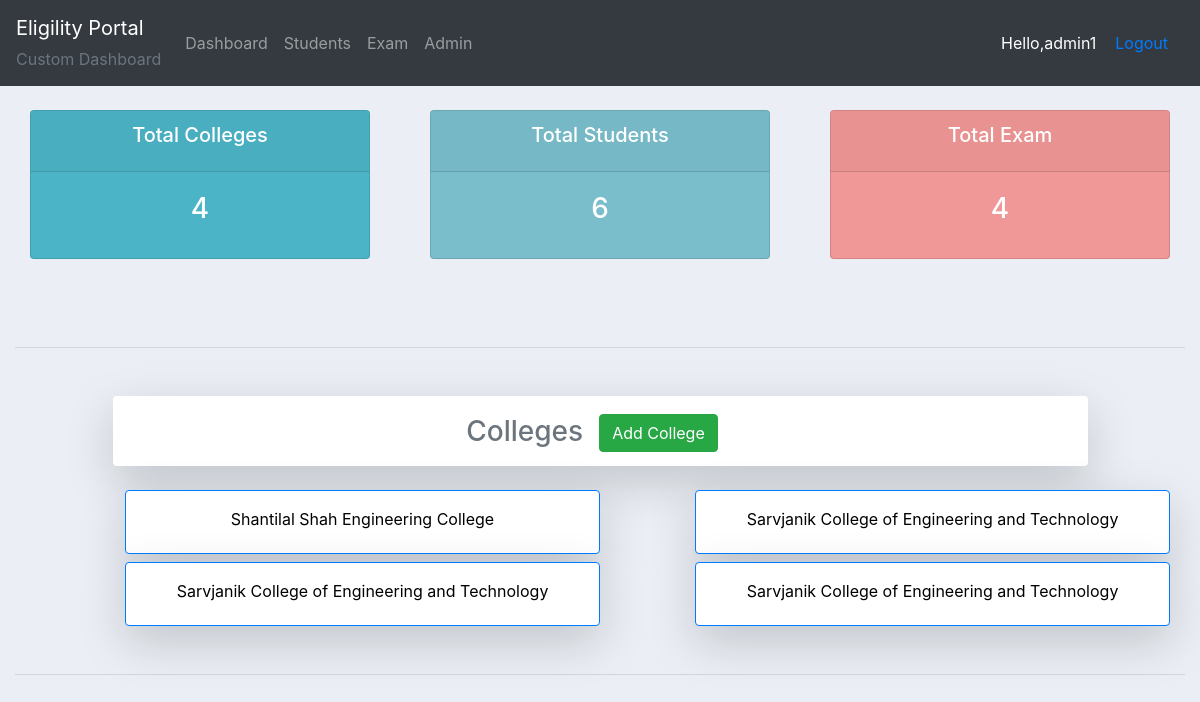
/adminapp/ (signed in), run on an earlier commit of the app's database.
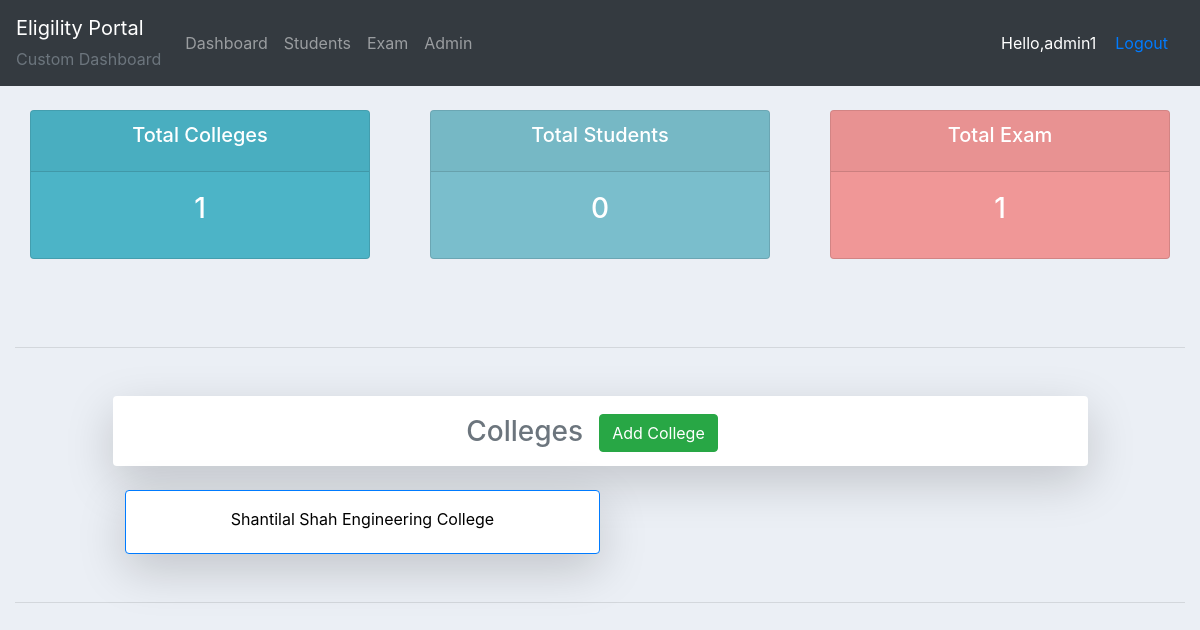
And on a later commit of the database.
### exam/models.py (models this page shows)
class College(models.Model):
    clg_name = models.CharField(max_length=300)
    def __str__(self):
        return self.clg_name

### exam/decorators.py (the view)
        def wrapper_func(request, *args,  **kwargs):
            group = None
            if request.user.groups.exists():
                group = request.user.groups.all()[0].name
            if group in allowed_roles:
                return view_func(request, *args, **kwargs)
            else:
                return HttpResponse('Not Allowed')

### adminapp/views.py (called while the page is built)
@login_required(login_url='adminapp:loginadmin/')
@allowed_users(allowed_roles=['admin'])
def home(request):
    college_list = College.objects.all()
    college_count = college_list.count()
    student_count = Student.objects.all().count()
    exam_count = Exam.objects.all().count()
    context = {
        'college_list' : college_list,
        'college_count' : college_count,
        'student_count' : student_count,
        'exam_count' : exam_count
    }
    return render(request, 'adminapp/dashboard.html', context)

### adminapp/templates/adminapp/dashboard.html (shortened to what this page needs)
{%  extends 'adminapp/main.html' %}
{% block content %}
{%  include 'adminapp/status.html' %}
<br>
<hr class="my-5">
<div class="colleges col-md-10 offset-md-1 shadow-lg bg-white rounded align-middle"><h3 class="head text-center text-muted align-middle">Colleges<span class="mx-3"><a href="{% url 'adminapp:addcollege' %}" class="btn btn-success">Add College</a></span></h3></div>
<div class="container">
	<div class="row mt-3">
	{% for college in college_list %}
		<a href="{% url 'adminapp:college-student' college.id %}" class="btn btn-primary hover col-md-5 offset-md-1 mt-2 shadow-lg p-3 bg-white rounded">
			<div>{{college}} </div>
		</a>
	{% endfor %}
	</div>
</div>
<br>
<hr class="my-4 bold">
{% endblock %}

What changed in the data, as far as the page shows it:
removed College: clg_name "Sarvjanik College of Engineering and Technology"
removed College: clg_name "Sarvjanik College of Engineering and Technology"
removed College: clg_name "Sarvjanik College of Engineering and Technology"
Also different on the page:
{{ college_count }}: "4" → "1"
{{ student_count }}: "6" → "0"
{{ exam_count }}: "4" → "1"
